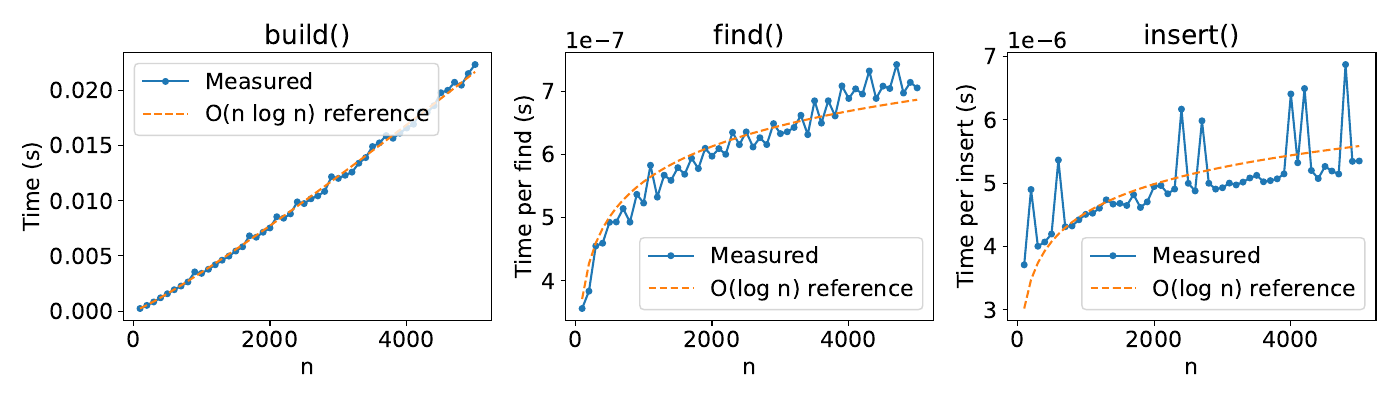

Generate this figure with Python:
#!/usr/bin/env python3
# pyright: basic

import time
import random
import math
import matplotlib.pyplot as plt

plt.rcParams.update({'font.size': 16})
import sys
from pathlib import Path

sys.path.insert(0, str(Path(__file__).parent.parent))
from adt import Element, Set


def benchmark_build(sizes: list[int], trials: int) -> list[float]:
    times = []
    for n in sizes:
        total = 0.0
        for _ in range(trials):
            elements = [Element(i, f"data{i}") for i in random.sample(range(n * 10), n)]
            s = Set()
            start = time.perf_counter()
            s.build(elements)
            total += time.perf_counter() - start
        times.append(total / trials)
    return times


def benchmark_find(sizes: list[int], trials: int, ops_per_trial: int) -> list[float]:
    """Measure time per single find operation at different tree sizes."""
    times = []
    for n in sizes:
        s = Set()
        keys = random.sample(range(n * 10), n)
        s.build([Element(k, f"data{k}") for k in keys])

        total = 0.0
        for _ in range(trials):
            targets = [random.choice(keys) for _ in range(ops_per_trial)]
            start = time.perf_counter()
            for k in targets:
                s.find(k)
            total += time.perf_counter() - start

        times.append(total / (trials * ops_per_trial))
    return times


def benchmark_insert(sizes: list[int], trials: int, ops_per_trial: int) -> list[float]:
    """Measure time per single insert operation at different tree sizes."""
    times = []
    for n in sizes:
        total = 0.0
        for _ in range(trials):
            s = Set()
            keys = random.sample(range(n * 10), n)
            s.build([Element(k, f"data{k}") for k in keys])

            # Insert new keys not in the tree
            new_keys = random.sample(range(n * 10, n * 20), ops_per_trial)
            start = time.perf_counter()
            for k in new_keys:
                s.insert(Element(k, f"data{k}"))
            total += time.perf_counter() - start

        times.append(total / (trials * ops_per_trial))
    return times


def main():
    sizes = list(range(100, 5001, 100))  # 100 to 5000, step 100 (50 points)
    trials = 15
    ops = 500

    print("Benchmarking build...")
    build_times = benchmark_build(sizes, trials)

    print("Benchmarking find...")
    find_times = benchmark_find(sizes, trials, ops)

    print("Benchmarking insert...")
    insert_times = benchmark_insert(sizes, trials, ops)

    # Least squares fit for scaling reference curves
    def fit_scale(measured, reference):
        num = sum(m * r for m, r in zip(measured, reference))
        den = sum(r * r for r in reference)
        return num / den

    # Plot
    fig, axes = plt.subplots(1, 3, figsize=(14, 4))

    # Build: O(n log n)
    ax = axes[0]
    ax.plot(sizes, build_times, 'o-', label='Measured', markersize=4)
    nlogn = [n * math.log2(n) for n in sizes]
    scale = fit_scale(build_times, nlogn)
    ax.plot(sizes, [t * scale for t in nlogn], '--', label='O(n log n) reference')
    ax.set_xlabel('n')
    ax.set_ylabel('Time (s)')
    ax.set_title('build()')
    ax.legend()

    # Find: O(log n) per operation
    ax = axes[1]
    ax.plot(sizes, find_times, 'o-', label='Measured', markersize=4)
    logn = [math.log2(n) for n in sizes]
    scale = fit_scale(find_times, logn)
    ax.plot(sizes, [t * scale for t in logn], '--', label='O(log n) reference')
    ax.set_xlabel('n')
    ax.set_ylabel('Time per find (s)')
    ax.set_title('find()')
    ax.legend()

    # Insert: O(log n) per operation
    ax = axes[2]
    ax.plot(sizes, insert_times, 'o-', label='Measured', markersize=4)
    scale = fit_scale(insert_times, logn)
    ax.plot(sizes, [t * scale for t in logn], '--', label='O(log n) reference')
    ax.set_xlabel('n')
    ax.set_ylabel('Time per insert (s)')
    ax.set_title('insert()')
    ax.legend()

    plt.tight_layout()
    out = Path(__file__).parent / "task1.pdf"
    plt.savefig(out)
    print(f"Saved {out}")


if __name__ == "__main__":
    main()
